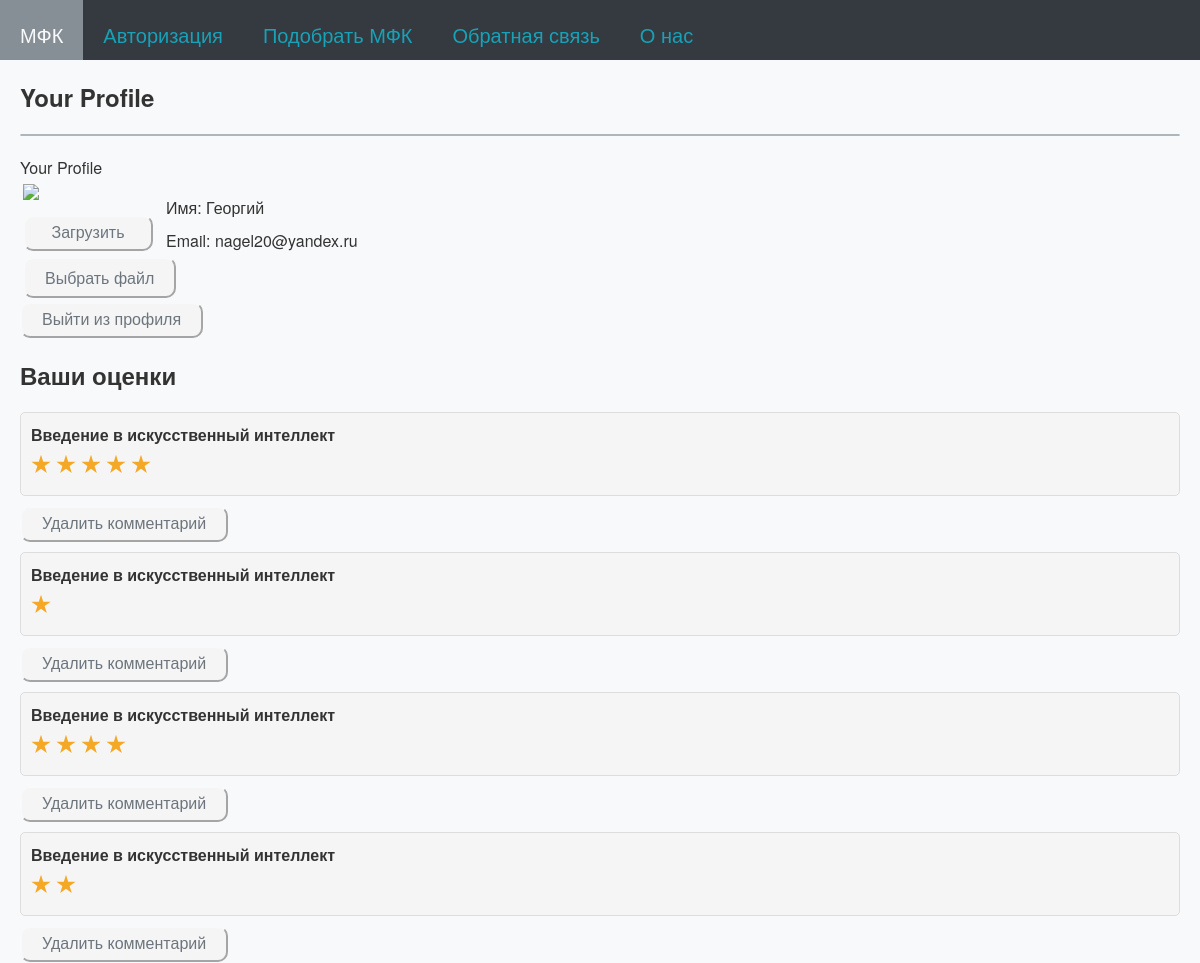
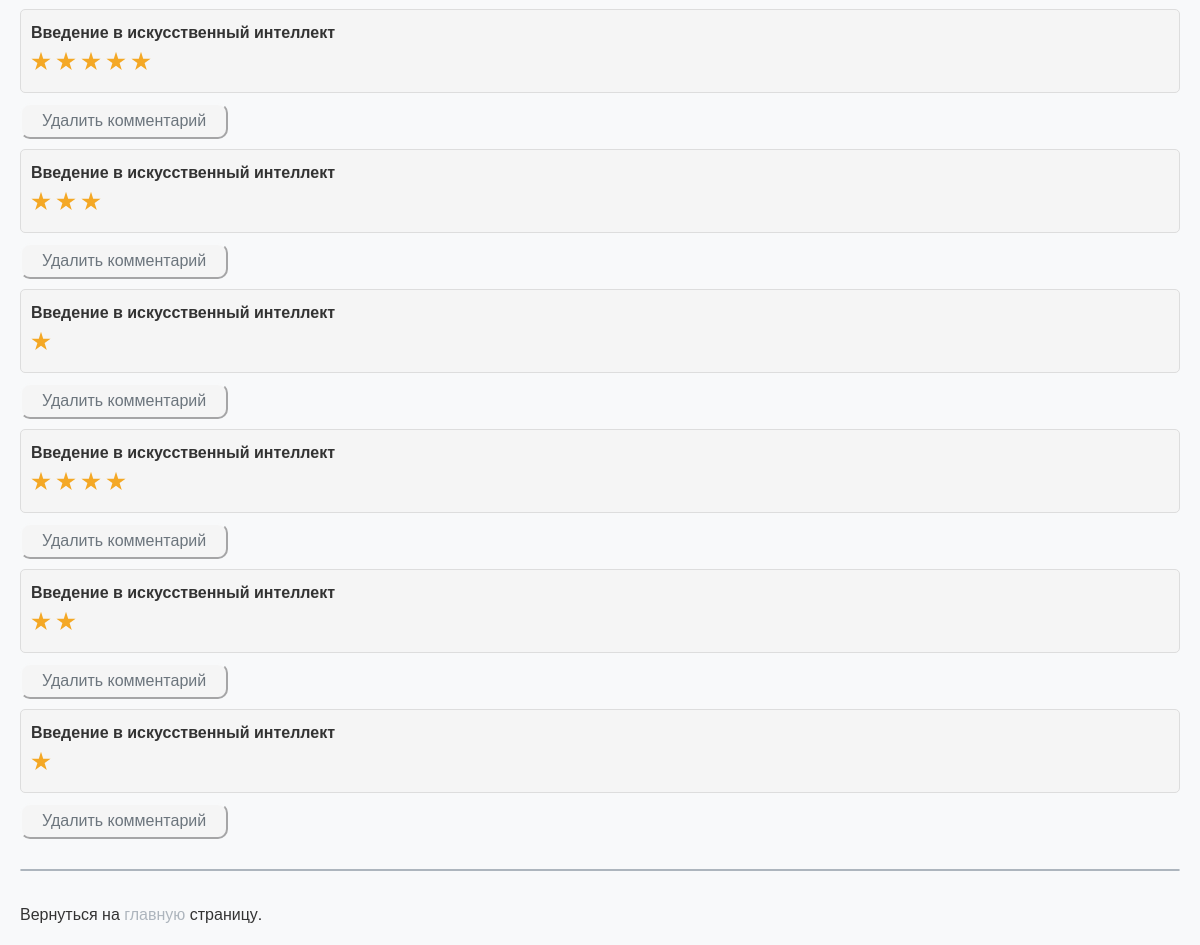
The page /profile (signed in) on the database as committed earlier (2 pictures, top to bottom).
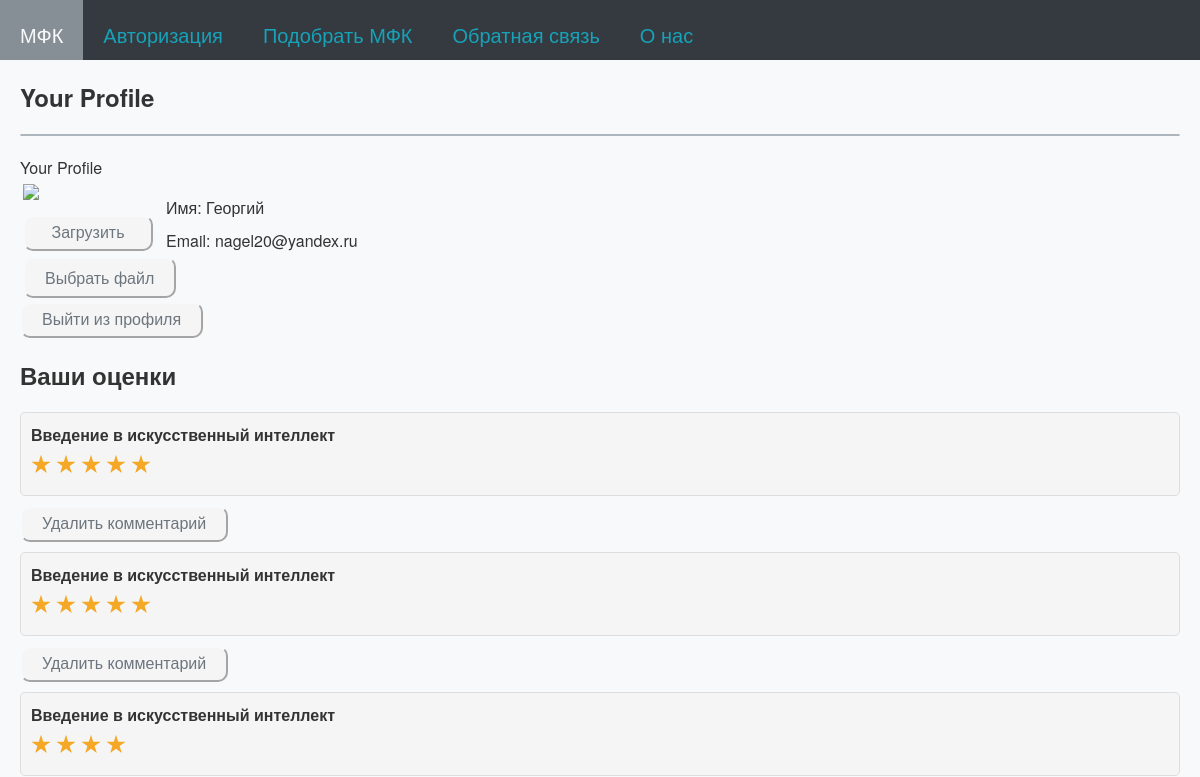
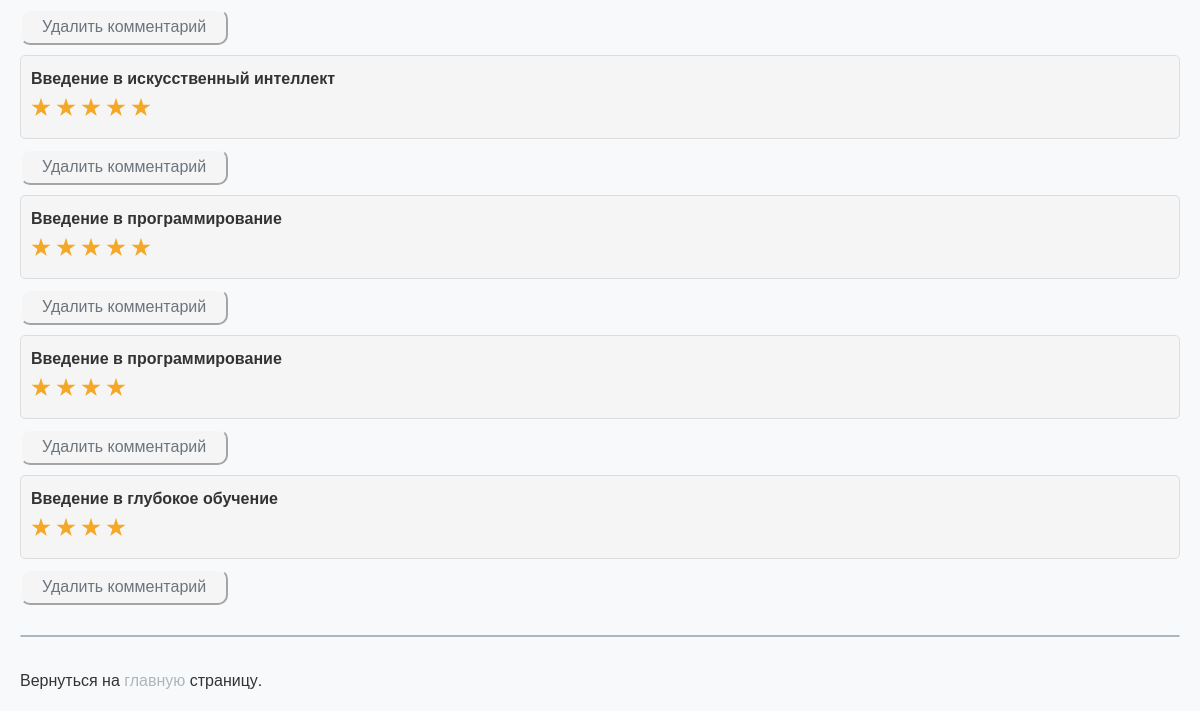
The same page on the database as committed later (2 pictures, top to bottom).
### tables this page shows
CREATE TABLE users (
id integer PRIMARY KEY AUTOINCREMENT,
name text NOT NULL,
email text NOT NULL,
psw text NOT NULL,
avatar BLOB DEFAULT NULL,
comments_numb integer,
time integer NOT NULL
);

CREATE TABLE comments (
id integer PRIMARY KEY AUTOINCREMENT,
username text,
text text,
mfkname text,
score text,
mfktitle text
);

### testApp.py (the view, shortened to what this page needs)
@app.route('/profile')
@login_required
def profile():
    for i in dbase.getUserCommentsNumb(current_user.getName()):
        print("i.score = ", i)
    your_comments = dbase.getUserCommentsNumb(current_user.getName())
    return render_template('profile.html', my_text="Your Profile", menu=menu, your_comments=your_comments)

### FDataBase.py (called while the page is built)
    def getUser(self, user_id):
        try:
            self.__cur.execute(f"SELECT * FROM users WHERE id = {user_id} LIMIT 1")
            res = self.__cur.fetchone()
            if not res:
                print("Пользователь не найден")
                return False
            return res
        except sqlite3.Error as e:
            print("Ошибка получения данных из БД " + str(e))
        return False

    def getUserCommentsNumb(self, name):
        try:
            self.__cur.execute(f"SELECT * FROM comments WHERE username LIKE '{name}'")
            res = self.__cur.fetchall()
            if res:
                return res
        except sqlite3.Error as e:
            print("Ошибка получения статьи из БД " + str(e))
        return (False, False)

### UserLogin.py (called while the page is built)
    def fromDB(self, user_id, db):
        self.__user = db.getUser(user_id)
        return self

    def getName(self):
        return self.__user['name'] if self.__user else "Без имени"

    def getEmail(self):
        return self.__user['email'] if self.__user else "Без email"

### testApp.py (called while the page is built)
def connect_db():
    conn = sqlite3.connect(app.config['DATABASE'])
    conn.row_factory = sqlite3.Row
    return conn

def get_db():
    if not hasattr(g, 'link_db'):
        g.link_db = connect_db()
    return g.link_db

@app.before_request
def before_request():
    global dbase
    db = get_db()
    dbase = FDataBase(db)

@login_manager.user_loader
def load_user(user_id):
    print("load_user")
    return UserLogin().fromDB(user_id, dbase)

### templates/profile.html (shortened to what this page needs)
{% extends 'index.html' %}
{% block content %}
{{ super() }}
<table border="0" class="profile-table">
         <tr>
             <td valign="top">
                   <div class="profile-ava"><img src="{{ url_for('userava') }}"></div>
                   <div class="profile-load">
                   <form action="{{url_for('upload')}}" method="POST" enctype="multipart/form-data">
                        <input class="my_btn" type="submit" value="Загрузить">
                        <div style="margin: 15px 0px 10px 0px;">
                            <label class="choose_file_label">
                                Выбрать&nbsp;файл
                            </label>
                        </div>
                   </form>
                   </div>
            </td>
            <td valign="top" class="profile-panel">
                   <ul class="profile-info">
                   <li>Имя: {{ current_user.getName() }}</li>
                   <li>Email: {{ current_user.getEmail() }}</li>
                   </ul>
            </td>
         </tr>
</table>
<a class="my_a" href="{{url_for('logout')}}"><button class="my_btn">Выйти из профиля</button></a>
    <h2>Ваши оценки</h2>
    <ul class="list-comments">
        {% for m in your_comments %}
            <li>
                <p style="margin: 0px 0 0px 0;" class="title">
                    {{m.mfktitle}}
                    <div class="comment_stars_background comment_container container">
                      <div class="comment_stars_background container__items">
                        {% for i in range(m.score|int) %}
                          <label class="comment_stars_background my_label" for="">
                            <div class="star-stroke">
                            </div>
                          </label>
                        {% endfor %}
                      </div>
                    </div>
            </li>
            <button class="my_btn">Удалить комментарий</button>
        {% endfor %}
    </ul>
{% endblock %}

### templates/index.html (shortened to what this page needs)
<!DOCTYPE html>
<html lang="en">
    <link type="text/css" href={{url_for('static', filename="css/style.css")}} rel="stylesheet" />
    <head>
    </head>
    <body>
        <div class="mainmenu header">
            {% for m in menu %}
                <a href="{{m.url}}">
                    <div class="block">
                        {{m.title}}
                    </div>
                </a>
            {% endfor %}
        </div>
        <div class="content">
            <h2>{{ my_text }}</h2>
            <hr>
            <div class="between_hr">
                {% block content %}
                        {{my_text}}
                {% endblock %}
            </div>
            <hr>
            <br>Вернуться на <a class="main_a" href="/dict">главную</a> страницу.
        </div>
    </body>
</html>

### static/css/style.css (style rules this page uses)
body { font-family: 'Helvetica Neue', Helvetica, sans-serif; margin: 0; padding: 0; background-color: #f8f9fa; }
.header { position: fixed; top: 0; left: 0; width: 100%; background-color: #343a40; height: 60px; z-index: 9999; font-color: #17a2b8; }
.mainmenu { margin: 0; padding: 0; font-size: 20px; overflow: hidden color: #17a2b8; }
.block { float: left; height: 20px; padding: 20px; color: #17a2b8; background-color: #343a40; }
.content { margin: 80px 20px 20px 20px; color: #333; }
a { color: #007bff; text-decoration: none; }
.between_hr { margin: 20px 0 30px 0; }
hr { border: 1.25px solid #adb5bd; border-radius: 1px; }
ul.list-comments { list-style: none; margin: 0; padding: 0; }
ul.list-comments li { margin: 10px 0; padding: 10px; background: #f5f5f5; border: 1px solid #ddd; border-radius: 5px; }
ul.list-comments .title { margin: -15px 0 10px 0; font-size: 16px; font-weight: bold; color: #333; }
.my_a { color: #333; }
.main_a { color: #adb5bd; }
.profile-table { border: none; }
.profile-ava img { max-width: 100%; height: auto; max-width: 130px; }
.profile-load { margin-top: 10px; max-width: 130px; }
.profile-load input[type="submit"] { display: block; width: 100%; margin-bottom: 5px; max-width: 130px; }
.profile-panel { padding: 10px; }
.profile-info { list-style: none; padding: 0; margin: 0; }
.profile-info li { padding-top: 5px; padding-bottom: 5px; }
:root { --primary-colour: #f8f9fa; --secondary-colour: hsl(38 90% 55%); --star-colour: hsl(38 90% 55%); }
.my_label { margin-right: 5px; }
.container { background: #f8f9fa; margin: 0; padding: 0; display: flex; align-items: center; }
.container .container__items { display: flex; align-items: left; justify-content: left; gap: -50px; }
.container .container__items label { aspect-ratio: 1; }
.container .container__items label .star-stroke { display: grid; place-items: center; width: 20px; height: 20px; background: var(--secondary-colour); clip-path: polygon(50% 0%, 61% 35%, 98% 35%, 68% 57%, 79% 91%, 50% 70%, 21% 91%, 32% 57%, 2% 35%, 39% 35%); }
.comment_container { background: #f8f9fa; margin: 0; padding: 0; display: flex; align-items: center; }
.comment_stars_background { background: #f5f5f5; padding: 3px 0px 0px 0px ; }
.my_btn { background-color: #f5f5f5; border-color: #f8f9fa; color: #6c757d; border-radius: 10px; padding: 7px 20px; font-size: 16px; border-style: outset; }
.choose_file_label { background-color: #f5f5f5; color: #6c757d; border-radius: 10px; padding: 7px 20px; border: 2px solid #f8f9fa; border-style: outset; font-size: 16px; cursor:pointer; }

Rows that differ between the two databases and show on the page:
no longer on this page (row edited): comments: mfktitle "Введение в искусственный интеллект", score "4" (drawn)
no longer on this page (row edited): comments: mfktitle "Введение в искусственный интеллект", score "2" (drawn)
removed comments: mfktitle "Введение в искусственный интеллект", score "1" (drawn)
changed comments (number 2 of 7 on the later page): score "1" → "5" (drawn)
changed comments (number 4 of 7 on the later page): score "2" → "5" (drawn)
changed comments (number 5 of 7 on the later page): mfktitle "Введение в искусственный интеллект" → "Введение в программирование"
changed comments (number 6 of 7 on the later page): mfktitle "Введение в искусственный интеллект" → "Введение в программирование"; score "3" → "4" (drawn)
changed comments: mfktitle "Введение в искусственный интеллект" → "Введение в глубокое обучение"; score "1" → "4" (drawn)
